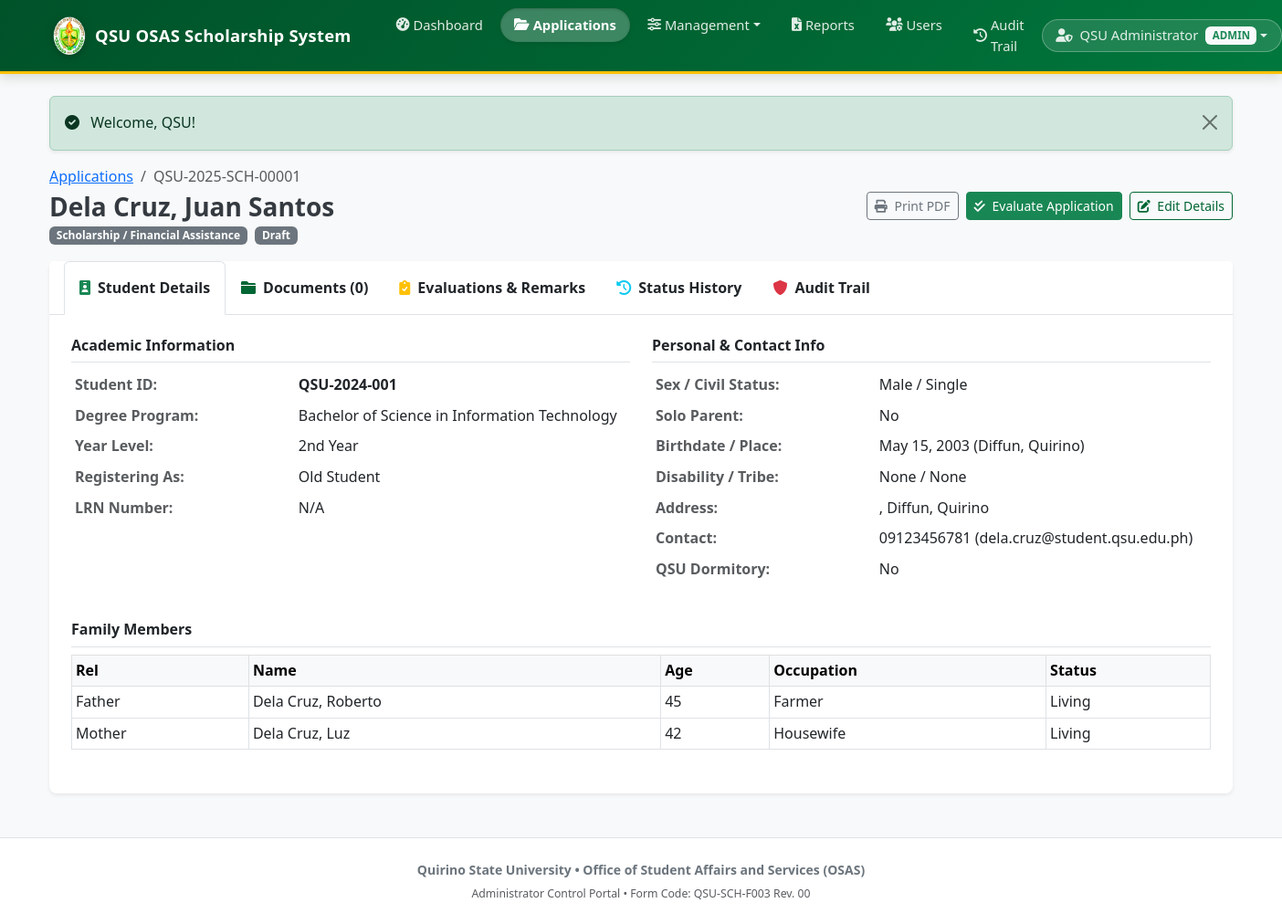
The app's page /admin/applications/view?id=1 (signed in) with its own data.
### tables this page shows
CREATE TABLE applications (
    id INT PRIMARY KEY AUTO_INCREMENT,
    application_number VARCHAR(50) UNIQUE NOT NULL,
    student_id INT NOT NULL,
    application_type_id INT NOT NULL,
    application_period_id INT NULL,
    status ENUM('Draft','Submitted','Under Review','For Revision','Qualified','Disqualified','Approved','Rejected') DEFAULT 'Draft',
    submitted_at DATETIME NULL,
    assigned_admin_id INT NULL,
    created_at TIMESTAMP DEFAULT CURRENT_TIMESTAMP,
    updated_at TIMESTAMP DEFAULT CURRENT_TIMESTAMP ON UPDATE CURRENT_TIMESTAMP,
    UNIQUE KEY uq_student_period (student_id, application_period_id),
    FOREIGN KEY (student_id) REFERENCES students(id),
    FOREIGN KEY (application_type_id) REFERENCES application_types(id),
    FOREIGN KEY (application_period_id) REFERENCES application_periods(id)
);

CREATE TABLE students (
    id INT PRIMARY KEY AUTO_INCREMENT,
    user_id INT NOT NULL,
    student_id VARCHAR(50) UNIQUE NOT NULL,
    last_name VARCHAR(100) NOT NULL,
    first_name VARCHAR(100) NOT NULL,
    middle_name VARCHAR(100),
    extension_name VARCHAR(20),
    degree_program VARCHAR(200),
    year_level TINYINT UNSIGNED DEFAULT 1,
    lrn_number VARCHAR(50),
    sex ENUM('Male','Female'),
    civil_status ENUM('Single','Married','Separated'),
    is_solo_parent TINYINT(1) DEFAULT 0,
    citizenship VARCHAR(100) DEFAULT 'Filipino',
    birthdate DATE,
    place_of_birth VARCHAR(200),
    physical_disability VARCHAR(200),
    ethnic_affiliation VARCHAR(100),
    street_barangay VARCHAR(255),
    municipality VARCHAR(100),
    province VARCHAR(100),
    zip_code VARCHAR(10),
    contact_number VARCHAR(20),
    email_address VARCHAR(150),
    is_dormitory TINYINT(1) DEFAULT 0,
    registering_as ENUM('New Student','Old Student','Transfer In','Lateral Transfer','Cross Enrollee'),
    created_at TIMESTAMP DEFAULT CURRENT_TIMESTAMP,
    updated_at TIMESTAMP DEFAULT CURRENT_TIMESTAMP ON UPDATE CURRENT_TIMESTAMP,
    FOREIGN KEY (user_id) REFERENCES users(id) ON DELETE CASCADE
);

CREATE TABLE application_types (
    id INT PRIMARY KEY AUTO_INCREMENT,
    name VARCHAR(100) NOT NULL,
    slug VARCHAR(50) UNIQUE NOT NULL,
    description TEXT,
    is_enabled TINYINT(1) DEFAULT 0,
    start_date DATE NULL,
    end_date DATE NULL,
    max_applications INT NULL,
    requirements TEXT,
    instructions TEXT,
    form_configuration TEXT,
    created_at TIMESTAMP DEFAULT CURRENT_TIMESTAMP,
    updated_at TIMESTAMP DEFAULT CURRENT_TIMESTAMP ON UPDATE CURRENT_TIMESTAMP
);

CREATE TABLE family_members (
    id INT PRIMARY KEY AUTO_INCREMENT,
    application_id INT NOT NULL,
    relationship ENUM('Father','Mother','Sibling') NOT NULL,
    last_name VARCHAR(100),
    first_name VARCHAR(100),
    middle_name VARCHAR(100),
    age TINYINT UNSIGNED NULL,
    ethnic_affiliation VARCHAR(100),
    occupation VARCHAR(200),
    member_status ENUM('Living','Deceased') DEFAULT 'Living',
    created_at TIMESTAMP DEFAULT CURRENT_TIMESTAMP,
    FOREIGN KEY (application_id) REFERENCES applications(id) ON DELETE CASCADE
);

### views/admin/application_view.php (the view, shortened to what the rows shown need)
<div class="container-fluid px-0">
    <div class="d-flex justify-content-between align-items-center mb-3 flex-wrap gap-2">
        <div>
            <nav aria-label="breadcrumb">
                <ol class="breadcrumb mb-1 small">
                    <li class="breadcrumb-item"><a href="<?= BASE_URL ?>/admin/applications">Applications</a></li>
                    <li class="breadcrumb-item active"><?= htmlspecialchars($application['application_number']) ?></li>
                </ol>
            </nav>
            <h3 class="fw-bold mb-0 text-navy"><?= htmlspecialchars($application['last_name'] . ', ' . $application['first_name'] . ' ' . $application['middle_name']) ?></h3>
            <span class="badge bg-secondary"><?= htmlspecialchars($application['type_name']) ?></span>
            <span class="badge <?= getStatusBadgeClass($application['status']) ?> ms-1"><?= htmlspecialchars($application['status']) ?></span>
        </div>
        <div class="d-flex gap-2">
            <a href="<?= BASE_URL ?>/document/pdf?id=<?= $application['id'] ?>" target="_blank" class="btn btn-outline-secondary btn-sm">
                <i class="fas fa-print me-1"></i> Print PDF
            </a>
            <?php if (hasPermission('evaluate_applications')): ?>
            <a href="<?= BASE_URL ?>/admin/applications/evaluate?id=<?= $application['id'] ?>" class="btn btn-success btn-sm">
                <i class="fas fa-check-double me-1"></i> Evaluate Application
            </a>
            <?php endif; ?>
            <?php if (hasPermission('edit_applications')): ?>
            <a href="<?= BASE_URL ?>/admin/applications/edit?id=<?= $application['id'] ?>" class="btn btn-outline-primary btn-sm">
                <i class="fas fa-edit me-1"></i> Edit Details
            </a>
            <?php endif; ?>
        </div>
    </div>
    <div class="card shadow-sm border-0 mb-4">
        <div class="card-header bg-white border-bottom p-0">
            <ul class="nav nav-tabs border-0 px-3" role="tablist">
                <li class="nav-item">
                    <button class="nav-link active py-3 fw-semibold text-dark" data-bs-toggle="tab" data-bs-target="#vInfo" type="button">
                        <i class="fas fa-id-badge text-success me-2"></i>Student Details
                    </button>
                </li>
                <li class="nav-item">
                    <button class="nav-link py-3 fw-semibold text-dark" data-bs-toggle="tab" data-bs-target="#vDocs" type="button">
                        <i class="fas fa-folder text-primary me-2"></i>Documents (<?= count($documents) ?>)
                    </button>
                </li>
                <li class="nav-item">
                    <button class="nav-link py-3 fw-semibold text-dark" data-bs-toggle="tab" data-bs-target="#vEval" type="button">
                        <i class="fas fa-clipboard-check text-warning me-2"></i>Evaluations & Remarks
                    </button>
                </li>
                <li class="nav-item">
                    <button class="nav-link py-3 fw-semibold text-dark" data-bs-toggle="tab" data-bs-target="#vHistory" type="button">
                        <i class="fas fa-history text-info me-2"></i>Status History
                    </button>
                </li>
                <li class="nav-item">
                    <button class="nav-link py-3 fw-semibold text-dark" data-bs-toggle="tab" data-bs-target="#vAudit" type="button">
                        <i class="fas fa-shield-alt text-danger me-2"></i>Audit Trail
                    </button>
                </li>
            </ul>
        </div>
        <div class="card-body p-4">
            <div class="tab-content">
                <div class="tab-pane fade show active" id="vInfo">
                    <div class="row g-4 mb-4">
                        <div class="col-md-6">
                            <h6 class="fw-bold text-qsu-green border-bottom pb-2">Academic Information</h6>
                            <table class="table table-sm table-borderless">
                                <tr><th class="text-muted" style="width:40%;">Student ID:</th><td class="fw-bold"><?= htmlspecialchars($application['student_number']) ?></td></tr>
                                <tr><th class="text-muted">Degree Program:</th><td><?= htmlspecialchars($application['degree_program']) ?></td></tr>
                                <tr><th class="text-muted">Year Level:</th><td><?= yearLevelLabel($application['year_level']) ?></td></tr>
                                <tr><th class="text-muted">Registering As:</th><td><?= htmlspecialchars($application['registering_as'] ?? 'N/A') ?></td></tr>
                                <tr><th class="text-muted">LRN Number:</th><td><?= htmlspecialchars($application['lrn_number'] ?? 'N/A') ?></td></tr>
                            </table>
                        </div>
                        <div class="col-md-6">
                            <h6 class="fw-bold text-qsu-green border-bottom pb-2">Personal & Contact Info</h6>
                            <table class="table table-sm table-borderless">
                                <tr><th class="text-muted" style="width:40%;">Sex / Civil Status:</th><td><?= htmlspecialchars($application['sex'] ?? '') ?> / <?= htmlspecialchars($application['civil_status'] ?? '') ?></td></tr>
                                <tr><th class="text-muted">Solo Parent:</th><td><?= $application['is_solo_parent'] ? 'Yes' : 'No' ?></td></tr>
                                <tr><th class="text-muted">Birthdate / Place:</th><td><?= formatDate($application['birthdate']) ?> (<?= htmlspecialchars($application['place_of_birth'] ?? '') ?>)</td></tr>
                                <tr><th class="text-muted">Disability / Tribe:</th><td><?= htmlspecialchars($application['physical_disability'] ?? 'None') ?> / <?= htmlspecialchars($application['ethnic_affiliation'] ?? 'None') ?></td></tr>
                                <tr><th class="text-muted">Address:</th><td><?= htmlspecialchars(($application['street_barangay'] ?? '') . ', ' . ($application['municipality'] ?? '') . ', ' . ($application['province'] ?? '')) ?></td></tr>
                                <tr><th class="text-muted">Contact:</th><td><?= htmlspecialchars($application['contact_number'] ?? '') ?> (<?= htmlspecialchars($application['email_address'] ?? '') ?>)</td></tr>
                                <tr><th class="text-muted">QSU Dormitory:</th><td><?= $application['is_dormitory'] ? 'Yes' : 'No' ?></td></tr>
                            </table>
                        </div>
                    </div>
                    <?php if (!empty($familyMembers)): ?>
                    <h6 class="fw-bold text-qsu-green border-bottom pb-2 mt-3">Family Members</h6>
                    <table class="table table-bordered table-sm mb-4">
                        <thead class="table-light"><tr><th>Rel</th><th>Name</th><th>Age</th><th>Occupation</th><th>Status</th></tr></thead>
                        <tbody>
                            <?php foreach ($familyMembers as $m): ?>
                            <tr>
                                <td><?= htmlspecialchars($m['relationship']) ?></td>
                                <td><?= htmlspecialchars($m['last_name'] . ', ' . $m['first_name'] . ' ' . $m['middle_name']) ?></td>
                                <td><?= $m['age'] ?? '-' ?></td>
                                <td><?= htmlspecialchars($m['occupation'] ?? '-') ?></td>
                                <td><?= htmlspecialchars($m['member_status']) ?></td>
                            </tr>
                            <?php endforeach; ?>
                        </tbody>
                    </table>
                    <?php endif; ?>
                </div>
            </div>
        </div>
    </div>
</div>
<?php $content = ob_get_clean(); include __DIR__ . '/../layouts/admin_layout.php'; ?>

### index.php (shortened to what the rows shown need)
<?php
require_once __DIR__ . "/config/config.php";
require_once __DIR__ . "/lib/BaseModel.php";
$requestUri = $_SERVER["REQUEST_URI"];
$basePath = "/SCHOLARSHIP";
$path = str_replace($basePath, "", parse_url($requestUri, PHP_URL_PATH));
$path = rtrim($path, "/");
$method = $_SERVER["REQUEST_METHOD"];
foreach ($routes as [$routeMethod, $routePath, $controllerName, $actionName]) {
    if ($method === $routeMethod && $path === $routePath) {
        $controller = new $controllerName();
        $controller->$actionName();
        break;
    }
}

### records on screen
applications: application_number "QSU-2025-SCH-00001", student.middle_name "Dela Cruz, Juan Santos", application_type.name "Scholarship / Financial Assistance", status "Draft", student.student_id "QSU-2024-001", student.degree_program "Bachelor of Science in Information Technology", student.year_level "2nd Year", student.registering_as "Old Student", student.lrn_number "N/A", student.sex "Male", student.civil_status "Single", student.birthdate "May 15, 2003", student.place_of_birth "Diffun, Quirino", student.physical_disability "None", student.ethnic_affiliation "None", student.province ", Diffun, Quirino", student.contact_number "09123456781", student.email_address "dela.cruz@student.qsu.edu.ph"
family_members: relationship "Father", last_name+first_name+middle_name "Dela Cruz, Roberto", age "45", occupation "Farmer", member_status "Living"
family_members: relationship "Mother", last_name+first_name+middle_name "Dela Cruz, Luz", age "42", occupation "Housewife", member_status "Living"

### other values on screen
$f['message'] "Welcome, QSU!"
count($documents) "0"
